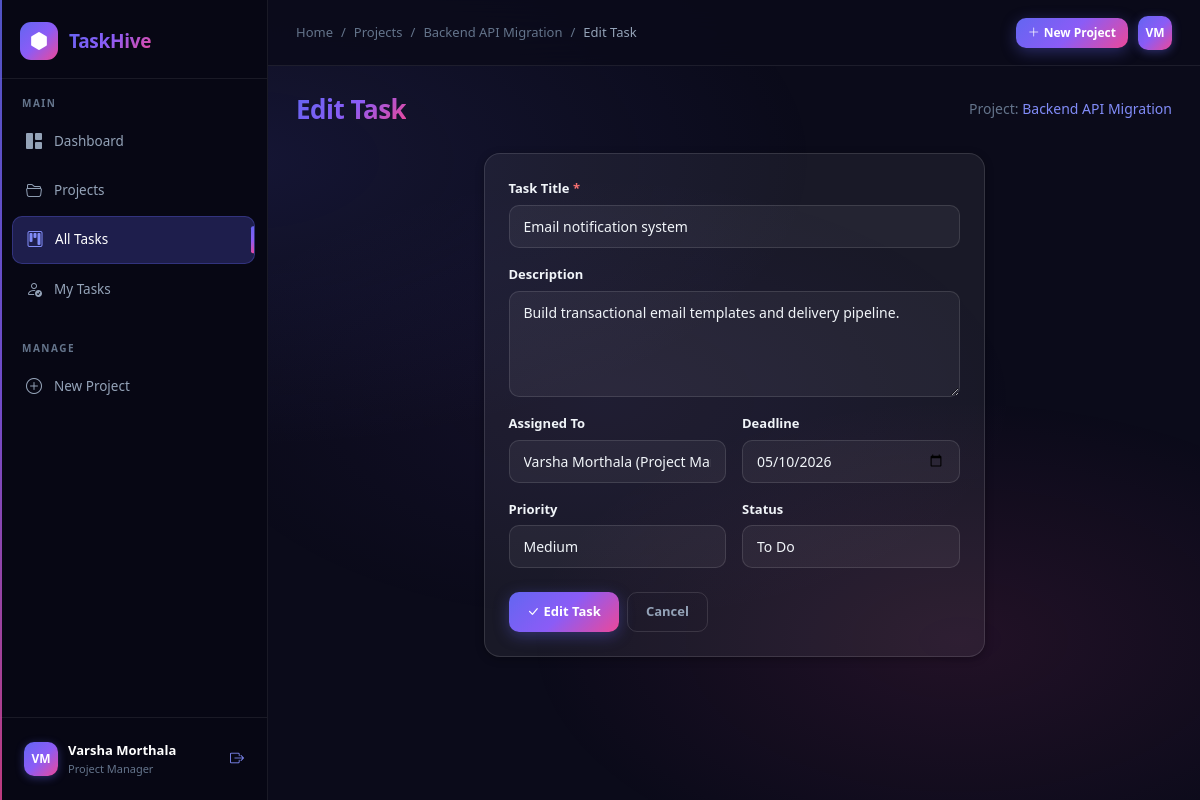
The app's page /tasks/8/edit/ (signed in) with its own data.
### users/models.py (models this page shows, shortened)
class User(AbstractUser):
    ROLE_CHOICES = [
        ('admin', 'Admin'),
        ('manager', 'Project Manager'),
        ('member', 'Team Member'),
    ]
    role = models.CharField(max_length=20, choices=ROLE_CHOICES, default='member')
    avatar = models.ImageField(upload_to='avatars/', null=True, blank=True)
    bio = models.TextField(blank=True)
    phone = models.CharField(max_length=20, blank=True)
    created_at = models.DateTimeField(auto_now_add=True)
    updated_at = models.DateTimeField(auto_now=True)
    class Meta:
        verbose_name = 'User'
        verbose_name_plural = 'Users'
        ordering = ['-date_joined']
    def __str__(self):
        return f"{self.get_full_name() or self.username} ({self.get_role_display()})"
    @property
    def is_admin(self):
        return self.role == 'admin' or self.is_superuser
    @property
    def is_manager(self):
        return self.role in ('admin', 'manager') or self.is_superuser

### projects/models.py (models this page shows, shortened)
class Project(models.Model):
    STATUS_CHOICES = [
        ('planning', 'Planning'),
        ('active', 'Active'),
        ('on_hold', 'On Hold'),
        ('completed', 'Completed'),
        ('cancelled', 'Cancelled'),
    ]
    name = models.CharField(max_length=200)
    description = models.TextField(blank=True)
    owner = models.ForeignKey(
        settings.AUTH_USER_MODEL,
        on_delete=models.CASCADE,
        related_name='owned_projects'
    )
    team_members = models.ManyToManyField(
        settings.AUTH_USER_MODEL,
        through='ProjectMembership',
        related_name='member_projects',
        blank=True
    )
    status = models.CharField(max_length=20, choices=STATUS_CHOICES, default='planning')
    start_date = models.DateField(null=True, blank=True)
    end_date = models.DateField(null=True, blank=True)
    created_at = models.DateTimeField(auto_now_add=True)
    updated_at = models.DateTimeField(auto_now=True)
    class Meta:
        ordering = ['-created_at']
        verbose_name = 'Project'
        verbose_name_plural = 'Projects'
    def user_can_manage(self, user):
        if user.is_admin:
            return True
        if self.owner == user:
            return True
        membership = self.memberships.filter(user=user).first()
        return membership and membership.role == 'manager'

### tasks/models.py (models this page shows, shortened)
class Task(models.Model):
    STATUS_CHOICES = [
        ('todo', 'To Do'),
        ('in_progress', 'In Progress'),
        ('review', 'In Review'),
        ('completed', 'Completed'),
    ]
    PRIORITY_CHOICES = [
        ('low', 'Low'),
        ('medium', 'Medium'),
        ('high', 'High'),
        ('critical', 'Critical'),
    ]
    title = models.CharField(max_length=255)
    description = models.TextField(blank=True)
    project = models.ForeignKey(
        'projects.Project',
        on_delete=models.CASCADE,
        related_name='tasks'
    )
    assigned_user = models.ForeignKey(
        settings.AUTH_USER_MODEL,
        on_delete=models.SET_NULL,
        null=True, blank=True,
        related_name='assigned_tasks'
    )
    created_by = models.ForeignKey(
        settings.AUTH_USER_MODEL,
        on_delete=models.SET_NULL,
        null=True,
        related_name='created_tasks'
    )
    priority = models.CharField(max_length=20, choices=PRIORITY_CHOICES, default='medium')
    status = models.CharField(max_length=20, choices=STATUS_CHOICES, default='todo')
    deadline = models.DateField(null=True, blank=True)
    created_at = models.DateTimeField(auto_now_add=True)
    updated_at = models.DateTimeField(auto_now=True)
    completed_at = models.DateTimeField(null=True, blank=True)
    class Meta:
        ordering = ['-created_at']
        verbose_name = 'Task'
        verbose_name_plural = 'Tasks'

### tasks/views.py (the view)
# urls.py: path('<int:pk>/edit/', views.task_edit_view, name='task_edit'),
@login_required
def task_edit_view(request, pk):
    task = get_object_or_404(Task, pk=pk)
    project = task.project
    can_edit = (
        project.user_can_manage(request.user) or
        task.assigned_user == request.user or
        request.user.is_admin
    )
    if not can_edit:
        messages.error(request, 'You do not have permission to edit this task.')
        return redirect('task_detail', pk=pk)
    if request.method == 'POST':
        old_status = task.status
        form = TaskForm(request.POST, instance=task, project=project)
        if form.is_valid():
            task = form.save()
            if old_status != task.status:
                ProjectActivity.objects.create(
                    project=project, user=request.user,
                    action=f'Task "{task.title}" moved to {task.get_status_display()}.'
                )
            else:
                ProjectActivity.objects.create(
                    project=project, user=request.user,
                    action=f'Task "{task.title}" was updated.'
                )
            messages.success(request, 'Task updated.')
            return redirect('task_detail', pk=pk)
    else:
        form = TaskForm(instance=task, project=project)
    return render(request, 'tasks/task_form.html', {
        'form': form, 'task': task, 'project': project, 'action': 'Edit'
    })

### tasks/forms.py
class TaskForm(forms.ModelForm):
    class Meta:
        model = Task
        fields = ('title', 'description', 'assigned_user', 'priority', 'status', 'deadline')
        widgets = {
            'description': forms.Textarea(attrs={'rows': 4}),
            'deadline': forms.DateInput(attrs={'type': 'date'}),
        }
    def __init__(self, *args, **kwargs):
        project = kwargs.pop('project', None)
        super().__init__(*args, **kwargs)
        for field in self.fields.values():
            field.widget.attrs['class'] = 'form-control'
        if project:
            member_ids = list(project.team_members.values_list('id', flat=True))
            member_ids.append(project.owner_id)
            self.fields['assigned_user'].queryset = User.objects.filter(
                id__in=member_ids, is_active=True
            )
        else:
            self.fields['assigned_user'].queryset = User.objects.filter(is_active=True)
        self.fields['assigned_user'].empty_label = '— Unassigned —'

### tasks/templates/tasks/task_form.html (shortened to what this page needs)
{% extends 'base.html' %}
{% block breadcrumb %}
<li class="breadcrumb-item"><a href="{% url 'project_list' %}">Projects</a></li>
<li class="breadcrumb-item"><a href="{% url 'project_detail' project.pk %}">{{ project.name }}</a></li>
<li class="breadcrumb-item active">{{ action }} Task</li>
{% endblock %}
{% block content %}
<div class="page-header">
    <h1 class="page-title">{{ action }} Task</h1>
    <p class="page-subtitle">Project: <a href="{% url 'project_detail' project.pk %}">{{ project.name }}</a></p>
</div>
<div class="row justify-content-center">
    <div class="col-lg-7">
        <div class="card">
            <div class="card-body p-4">
                <form method="post" novalidate>
                    <div class="row g-3">
                        <div class="col-12">
                            <label class="form-label fw-medium">Task Title <span class="text-danger">*</span></label>
                            {{ form.title }}
                        </div>
                        <div class="col-12">
                            <label class="form-label fw-medium">Description</label>
                            {{ form.description }}
                        </div>
                        <div class="col-md-6">
                            <label class="form-label fw-medium">Assigned To</label>
                            {{ form.assigned_user }}
                        </div>
                        <div class="col-md-6">
                            <label class="form-label fw-medium">Deadline</label>
                            {{ form.deadline }}
                        </div>
                        <div class="col-md-6">
                            <label class="form-label fw-medium">Priority</label>
                            {{ form.priority }}
                        </div>
                        <div class="col-md-6">
                            <label class="form-label fw-medium">Status</label>
                            {{ form.status }}
                        </div>
                    </div>
                    <div class="d-flex gap-2 mt-4">
                        <button type="submit" class="btn btn-primary">
                            <i class="bi bi-check-lg me-1"></i>{{ action }} Task
                        </button>
                        <a href="{% if task %}{% url 'task_detail' task.pk %}{% else %}{% url 'project_detail' project.pk %}{% endif %}"
                           class="btn btn-outline-secondary">Cancel</a>
                    </div>
                </form>
            </div>
        </div>
    </div>
</div>
{% endblock %}

### templates/base.html (shortened to what this page needs)
<!DOCTYPE html>
<html lang="en" data-bs-theme="light">
<head>
    <link href="https://cdn.jsdelivr.net/npm/bootstrap@5.3.2/dist/css/bootstrap.min.css" rel="stylesheet">
    <link href="https://cdn.jsdelivr.net/npm/bootstrap-icons@1.11.3/font/bootstrap-icons.css" rel="stylesheet">
    {% load static %}
    <link href="{% static 'css/main.css' %}" rel="stylesheet">
</head>
<body>
{% if user.is_authenticated %}
<div class="sidebar" id="sidebar">
    <div class="sidebar-brand">
        <a href="{% url 'dashboard' %}" class="brand-link">
            <div class="brand-icon">
                <i class="bi bi-hexagon-fill"></i>
            </div>
            <span class="brand-text">TaskHive</span>
        </a>
    </div>
    <nav class="sidebar-nav">
        <div class="nav-section">
            <span class="nav-section-label">Main</span>
            <a href="{% url 'dashboard' %}" class="nav-item {% if request.resolver_match.url_name == 'dashboard' %}active{% endif %}">
                <i class="bi bi-grid-1x2-fill"></i><span>Dashboard</span>
            </a>
            <a href="{% url 'project_list' %}" class="nav-item {% if 'project' in request.resolver_match.url_name %}active{% endif %}">
                <i class="bi bi-folder2-open"></i><span>Projects</span>
            </a>
            <a href="{% url 'task_list' %}" class="nav-item {% if request.resolver_match.url_name == 'task_list' %}active{% endif %}">
                <i class="bi bi-kanban"></i><span>All Tasks</span>
            </a>
            <a href="{% url 'my_tasks' %}" class="nav-item {% if request.resolver_match.url_name == 'my_tasks' %}active{% endif %}">
                <i class="bi bi-person-check"></i><span>My Tasks</span>
            </a>
        </div>
        {% if user.is_manager %}
        <div class="nav-section">
            <span class="nav-section-label">Manage</span>
            <a href="{% url 'project_create' %}" class="nav-item">
                <i class="bi bi-plus-circle"></i><span>New Project</span>
            </a>
        </div>
        {% endif %}
    </nav>
    <div class="sidebar-footer">
        <a href="{% url 'profile' %}" class="user-widget">
            <div class="user-avatar">
                {% if user.avatar %}
                    <img src="{{ user.avatar.url }}" alt="{{ user.username }}">
                {% else %}
                    <span>{{ user.first_name|first|upper }}{{ user.last_name|first|upper }}</span>
                {% endif %}
            </div>
            <div class="user-info">
                <span class="user-name">{{ user.get_full_name|default:user.username }}</span>
                <span class="user-role">{{ user.get_role_display }}</span>
            </div>
        </a>
        <a href="{% url 'logout' %}" class="logout-btn" title="Logout">
            <i class="bi bi-box-arrow-right"></i>
        </a>
    </div>
</div>
<div class="main-wrapper">
    <header class="topbar">
        <div class="topbar-left">
            <nav aria-label="breadcrumb" class="d-none d-md-block">
                <ol class="breadcrumb mb-0">
                    <li class="breadcrumb-item"><a href="{% url 'dashboard' %}">Home</a></li>
                    {% block breadcrumb %}{% endblock %}
                </ol>
            </nav>
        </div>
        <div class="topbar-right">
            <div class="topbar-actions">
                {% if user.is_manager %}
                <a href="{% url 'project_create' %}" class="btn btn-primary btn-sm d-none d-md-inline-flex align-items-center gap-1">
                    <i class="bi bi-plus-lg"></i> New Project
                </a>
                {% endif %}
                <a href="{% url 'profile' %}" class="topbar-avatar" title="{{ user.username }}">
                    {% if user.avatar %}
                        <img src="{{ user.avatar.url }}" alt="{{ user.username }}">
                    {% else %}
                        <span>{{ user.first_name|first|upper }}{{ user.last_name|first|upper }}</span>
                    {% endif %}
                </a>
            </div>
        </div>
    </header>
    <main class="page-content">
        {% block content %}{% endblock %}
    </main>
</div>
{% endif %}
{% load static %}
</body>
</html>

### records on screen
User: first_name|first "V", last_name|first "M", get_full_name "Varsha Morthala", role "Project Manager"
Project: name "Backend API Migration"
Task: title "Email notification system", description "Build transactional email templates and delivery pipeline.", assigned_user "Varsha Morthala (Project Manager)", deadline "05/10/2026", priority "Medium", status "To Do"

### other values on screen
{{ action }} "Edit"
